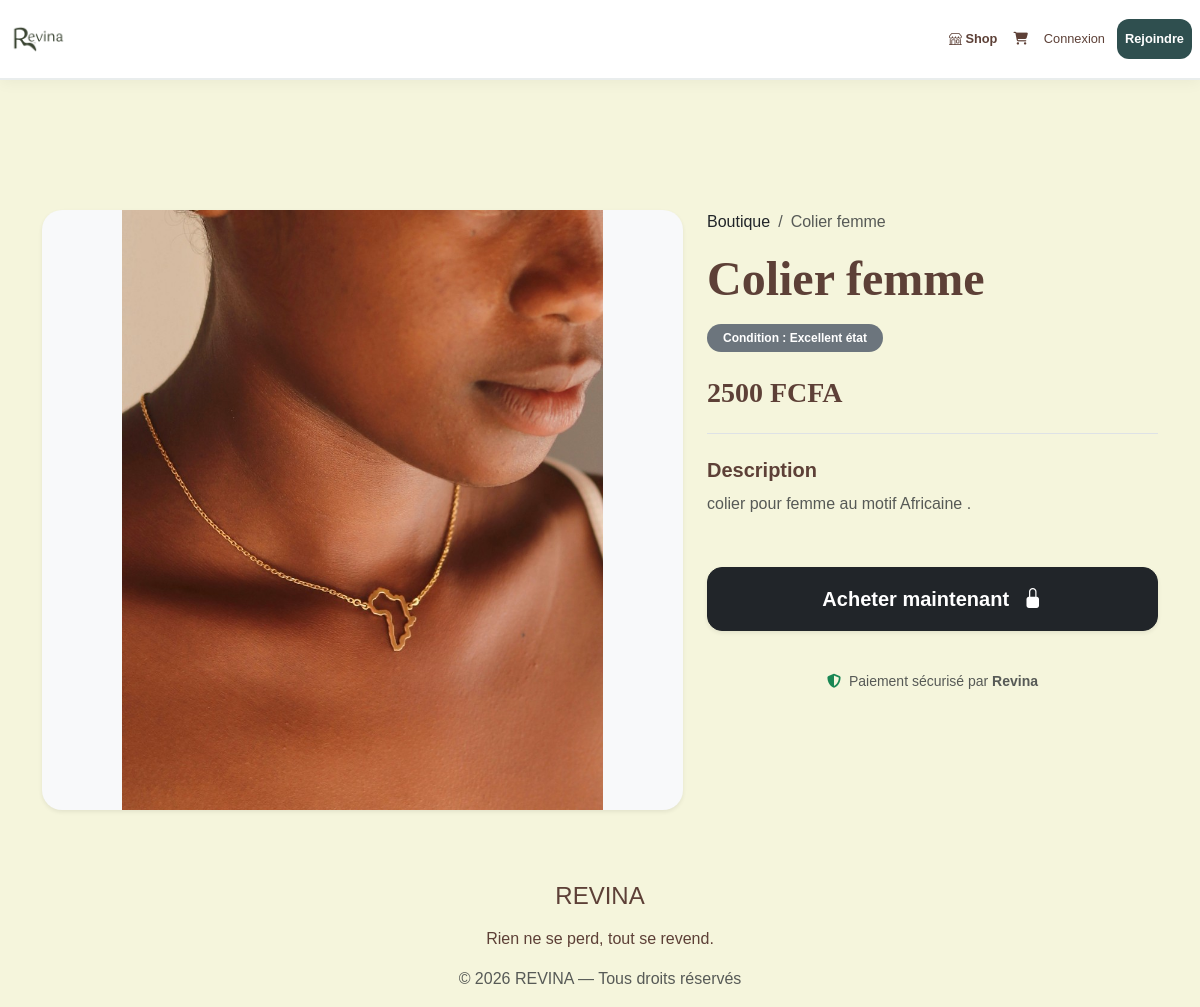
Page /shop/article/2/ on the committed database.
### shop/models.py (models this page shows, shortened)
class ShopProduct(models.Model):
    CONDITION_CHOICES = [
        ('neuf', 'Neuf'),
        ('excellent', 'Excellent état'),
        ('bon', 'Bon état'),
    ]
    name = models.CharField(max_length=200)
    description = models.TextField()
    price = models.DecimalField(max_digits=10, decimal_places=0)  # Adapté pour les FCFA
    image = models.ImageField(upload_to='shop_products/')
    condition = models.CharField(
        max_length=20,
        choices=CONDITION_CHOICES,
        default='excellent'
    )
    created_at = models.DateTimeField(auto_now_add=True)

### shop/views.py (the view)
# urls.py: path('article/<int:pk>/', views.article_detail, name='article_detail'),
def article_detail(request, pk):
    article = get_object_or_404(ShopProduct, pk=pk)
    return render(request, 'shop/article_detail.html', {'article': article})

### cart/context_processors.py (called while the page is built)
def cart_count(request):
    if request.user.is_authenticated:
        cart = Cart.objects.filter(user=request.user).first()
        count = cart.items.count() if cart else 0
        return {'cart_count': count}
    return {'cart_count': 0}

### marketplace/context_processors.py (called while the page is built)
def categories_processor(request):
    return {
        'all_categories': Category.objects.all()
    }

### notifications/context_processors.py (called while the page is built)
def unread_notifications_count(request):
    if request.user.is_authenticated:
        count = Notification.objects.filter(recipient=request.user, is_read=False).count()
        return {'unread_count': count}
    return {'unread_count': 0}

### templates/shop/article_detail.html (shortened to what this page needs)
{% extends 'base.html' %}
{% load static %}
{% block content %}
<div class="container" style="margin-top: 120px;">
    <div class="row">
        <div class="col-md-7 mb-4">
            {% if article.image %}
                <img src="{{ article.image.url }}" class="img-fluid shadow-sm" style="border-radius: 20px; width: 100%; max-height: 600px; object-fit: contain; background-color: #f8f9fa;">
            {% else %}
                <div class="d-flex align-items-center justify-content-center bg-light shadow-sm" style="border-radius: 20px; height: 400px;">
                    <p class="text-muted">Aucune image disponible</p>
                </div>
            {% endif %}
        </div>
        <div class="col-md-5">
            <nav aria-label="breadcrumb">
                <ol class="breadcrumb">
                    <li class="breadcrumb-item"><a href="{% url 'shop:index' %}" class="text-decoration-none text-dark">Boutique</a></li>
                    <li class="breadcrumb-item active text-muted" aria-current="page">{{ article.name }}</li>
                </ol>
            </nav>
            <h1 class="display-5 fw-bold mb-3">{{ article.name }}</h1>
            <div class="mb-4">
                <span class="badge rounded-pill bg-secondary px-3 py-2">
                    Condition : {{ article.get_condition_display }}
                </span>
            </div>
            <h3 class="fw-bold mb-4" style="color: #5D4037;">{{ article.price }} FCFA</h3>
            <div class="border-top pt-4">
                <h5 class="fw-bold">Description</h5>
                <p class="text-muted" style="line-height: 1.8;">{{ article.description|default:"Aucune description fournie pour cet article." }}</p>
            </div>
            <div class="mt-5">
                <a href="{% url 'payments:checkout' article.id %}?amount={{ article.price }}&source=shop"
                   class="btn btn-dark btn-lg w-100 py-3 shadow-sm mb-3"
                   style="border-radius: 15px; font-weight: bold;">
                    Acheter maintenant <i class="bi bi-lock-fill ms-2"></i>
                </a>
            </div>
            <p class="text-center text-muted mt-4 small">
                <i class="fas fa-shield-alt text-success me-1"></i> Paiement sécurisé par <strong>Revina</strong>
            </p>
        </div>
    </div>
</div>
{% endblock %}

### static/css/style.css (style rules this page uses)
:root { --beige: #F5F5DC; --marron-fonce: #5D4037; --vert-afrique: #2F4F4F; --brun-doux: #8D6E63; --blanc-pur: #FFFFFF; --shadow-soft: 0 10px 30px rgba(47, 79, 79, 0.08); }
body { background-color: var(--beige) !important; font-family: 'Poppins', sans-serif; color: var(--marron-fonce); margin: 0; padding-top: 90px !important; overflow-x: hidden; }
h1, h2, h3 { font-family: 'Playfair Display', serif; }

### rows in the picture
ShopProduct: image (picture), name "Colier femme", condition "Excellent état", price "2500", description "colier pour femme au motif Africaine ."
